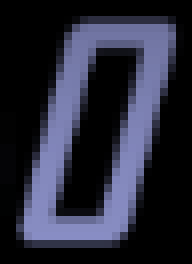
#> input picture src_imgs/numbers/0.png, 24 x 33 px, found by its file name (shown 8 times larger)
$ python 'tempalte and mask.py' ../src_imgs/numbers/0.png '../src_imgs/numbers/Long tests/1358880.png'
#> lines starting #> are read from the running program, lines starting #| are printed output that depends on the picture; after the words box and inside, x2 and y2 are one past the last pixel; in counts of white or black regions, pixels touching at a corner belong together
import cv2
import numpy as np
import sys

# if len(sys.argv) < 3:
#     print ('Usage: python match.py <template.png> <image.png>')
#     sys.exit()

template_path = r'src_imgs\numbers\0.png'
template = cv2.imread(template_path, cv2.IMREAD_GRAYSCALE)
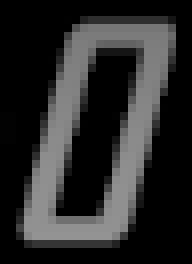
#> template: shape (33, 24) (shown 8 times larger); min 0, max 147, mean 42.2
channels = cv2.split(template)
zero_channel = np.zeros_like(channels[0])
mask = channels[0].copy()
mask[mask>50] = 255
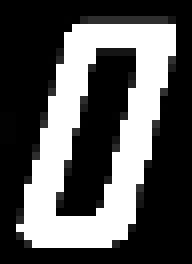
#> mask: shape (33, 24) (shown 8 times larger); min 0, max 255, mean 87.5
mask[mask<50] = 0
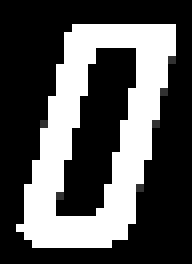
#> mask: shape (33, 24) (shown 8 times larger); 8.08% of pixels changed, all inside (x1, y1, x2, y2) = (0, 2, 22, 31)

image_path = r'src_imgs\numbers\Long tests\1358880.png'# sys.argv[2]
image = cv2.imread(image_path, cv2.IMREAD_GRAYSCALE)
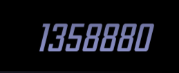
#> input picture src_imgs/numbers/Long tests/1358880.png, 179 x 73 px, found by its file name
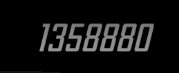
#> image: shape (73, 179); min 0, max 147, mean 16.6

# mask[channels[3] == 0] = 1
# mask[channels[3] == 100] = 0

# transparent_mask = None
# According to http://www.devsplanet.com/question/35658323, we can only use
# cv2.TM_SQDIFF or cv2.TM_CCORR_NORMED
# All methods can be seen here:
# http://docs.opencv.org/2.4/doc/tutorials/imgproc/histograms/template_matching/template_matching.html#which-are-the-matching-methods-available-in-opencv
method = cv2.TM_SQDIFF  # R(x,y) = \sum _{x',y'} (T(x',y')-I(x+x',y+y'))^2 (essentially, sum of squared differences)

transparent_mask = mask # cv2.merge([zero_channel, zero_channel, zero_channel, mask])
print(image.shape, template.shape, method, transparent_mask.shape)
#| (73, 179) (33, 24) 0 (33, 24)
result = cv2.matchTemplate(image, template, method, mask=transparent_mask)
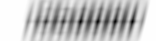
#> result: shape (41, 156) float32; min 0, max 3954788, mean 3011157.5; drawn with min black and max white
min_val, max_val, min_loc, max_loc = cv2.minMaxLoc(result)
#> min_val = 0; max_val = 3954788; min_loc = (132, 21); max_loc = (0, 0)
print ('Lowest squared difference WITH mask', min_val)
#| Lowest squared difference WITH mask 0.0

# Now we'll try it without the mask (should give a much larger error)
transparent_mask = None

result = cv2.matchTemplate(image, template, method, mask=transparent_mask)
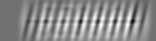
#> result: shape (41, 156) float32; min 738866, max 8123091.5, mean 4780883; drawn with min black and max white
min_val, max_val, min_loc, max_loc = cv2.minMaxLoc(result)
#> min_val = 738866; max_val = 8123091.5; max_loc = (127, 24)
print( 'Lowest squared difference WITHOUT mask', min_val)
#| Lowest squared difference WITHOUT mask 738866.0
